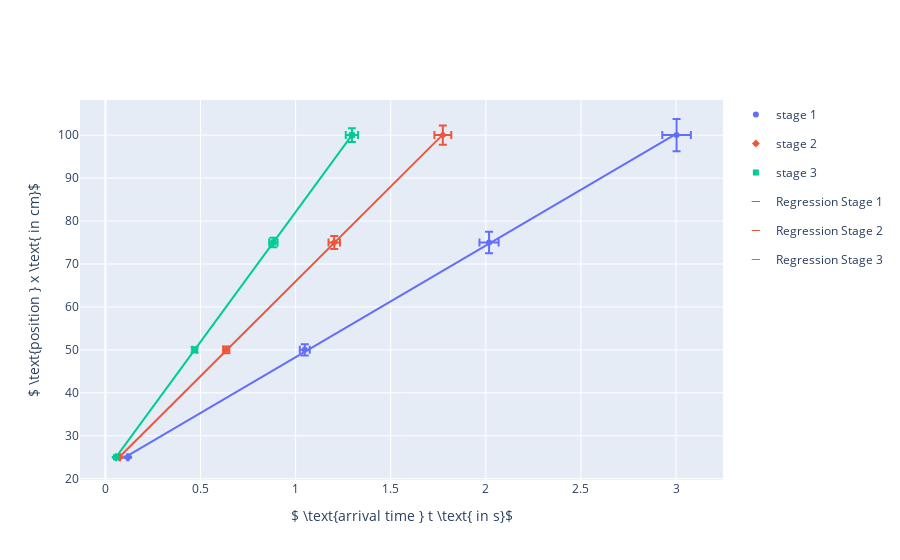

The notebook cell saved with this chart:
### Markdown cell above
### Q: Plot the position x(t) as a function of the arrival time based on the data 1.2 and 2.2. Calculate and plot the velocity v(t) based on the data 1.3 and 2.3.
>

### Code cell
#copy of original dataframe for separate plots
df_regression = df.copy()
df_error = df.copy()


#error-estimation df and plot
df_error['e_plus'] = df_error['arrival_time']/0.8
df_error['e_minus'] = df_error['arrival_time']/40

error_points = px.scatter(df_error, x='arrival_time', y='position', 
                          color ='stages',symbol = 'stages',
                          error_y = 'e_plus', error_x = 'e_minus')


#Regression df and trendline
df_regression = df_regression.replace({'stages' : { 'stage 1' : 'Regression Stage 1', 
                                                    'stage 2' : 'Regression Stage 2', 
                                                    'stage 3' : 'Regression Stage 3' }})

#Calculating Ordinary Least Squares regression
regression = px.scatter(df_regression, x='arrival_time', y='position', 
                        color='stages', trendline='ols') 
regression.update_traces(marker_symbol = 141)


figure_3 = go.Figure(data = error_points.data + regression.data)
figure_3.update_layout(xaxis_title = r'$ \text{arrival time } t \text{ in s}$',
                      yaxis_title = r'$ \text{position } x \text{ in cm}$')

figure_3.show()

### Figure 1 — Plotly figure (JSON) as saved in the notebook; plotly's stock layout.template omitted (floating-point values rounded to 4 significant figures)
{"data": [{"error_x": {"array": [0.00295, 0.0262, 0.05042, 0.07508]}, "error_y": {"array": [0.1475, 1.31, 2.521, 3.754]}, "hovertemplate": "stages=stage 1<br>arrival_time=%{x}<br>position=%{y}<extra></extra>", "legendgroup": "stage 1", "marker": {"color": "#636efa", "symbol": "circle"}, "mode": "markers", "name": "stage 1", "orientation": "v", "showlegend": true, "type": "scatter", "x": [0.118, 1.048, 2.017, 3.003], "xaxis": "x", "y": [25, 50, 75, 100], "yaxis": "y"}, {"error_x": {"array": [0.001875, 0.01588, 0.03008, 0.04435]}, "error_y": {"array": [0.09375, 0.7937, 1.504, 2.217]}, "hovertemplate": "stages=stage 2<br>arrival_time=%{x}<br>position=%{y}<extra></extra>", "legendgroup": "stage 2", "marker": {"color": "#EF553B", "symbol": "diamond"}, "mode": "markers", "name": "stage 2", "orientation": "v", "showlegend": true, "type": "scatter", "x": [0.075, 0.635, 1.203, 1.774], "xaxis": "x", "y": [25, 50, 75, 100], "yaxis": "y"}, {"error_x": {"array": [0.001375, 0.01172, 0.02208, 0.0324]}, "error_y": {"array": [0.06875, 0.5862, 1.104, 1.62]}, "hovertemplate": "stages=stage 3<br>arrival_time=%{x}<br>position=%{y}<extra></extra>", "legendgroup": "stage 3", "marker": {"color": "#00cc96", "symbol": "square"}, "mode": "markers", "name": "stage 3", "orientation": "v", "showlegend": true, "type": "scatter", "x": [0.055, 0.469, 0.883, 1.296], "xaxis": "x", "y": [25, 50, 75, 100], "yaxis": "y"}, {"hovertemplate": "stages=Regression Stage 1<br>arrival_time=%{x}<br>position=%{y}<extra></extra>", "legendgroup": "Regression Stage 1", "marker": {"color": "#636efa", "symbol": 141}, "mode": "markers", "name": "Regression Stage 1", "orientation": "v", "showlegend": true, "type": "scatter", "x": [0.118, 1.048, 2.017, 3.003], "xaxis": "x", "y": [25, 50, 75, 100], "yaxis": "y"}, {"hovertemplate": "<b>OLS trendline</b><br>position = 25.9722 * arrival_time + 22.334<br>R<sup>2</sup>=0.999826<br><br>stages=Regression Stage 1<br>arrival_time=%{x}<br>position=%{y} <b>(trend)</b><extra></extra>", "legendgroup": "Regression Stage 1", "marker": {"color": "#636efa", "symbol": 141}, "mode": "lines", "name": "Regression Stage 1", "showlegend": false, "type": "scatter", "x": [0.118, 1.048, 2.017, 3.003], "xaxis": "x", "y": [25.4, 49.55, 74.72, 100.3], "yaxis": "y"}, {"hovertemplate": "stages=Regression Stage 2<br>arrival_time=%{x}<br>position=%{y}<extra></extra>", "legendgroup": "Regression Stage 2", "marker": {"color": "#EF553B", "symbol": 141}, "mode": "markers", "name": "Regression Stage 2", "orientation": "v", "showlegend": true, "type": "scatter", "x": [0.075, 0.635, 1.203, 1.774], "xaxis": "x", "y": [25, 50, 75, 100], "yaxis": "y"}, {"hovertemplate": "<b>OLS trendline</b><br>position = 44.1298 * arrival_time + 21.8234<br>R<sup>2</sup>=0.999980<br><br>stages=Regression Stage 2<br>arrival_time=%{x}<br>position=%{y} <b>(trend)</b><extra></extra>", "legendgroup": "Regression Stage 2", "marker": {"color": "#EF553B", "symbol": 141}, "mode": "lines", "name": "Regression Stage 2", "showlegend": false, "type": "scatter", "x": [0.075, 0.635, 1.203, 1.774], "xaxis": "x", "y": [25.13, 49.85, 74.91, 100.1], "yaxis": "y"}, {"hovertemplate": "stages=Regression Stage 3<br>arrival_time=%{x}<br>position=%{y}<extra></extra>", "legendgroup": "Regression Stage 3", "marker": {"color": "#00cc96", "symbol": 141}, "mode": "markers", "name": "Regression Stage 3", "orientation": "v", "showlegend": true, "type": "scatter", "x": [0.055, 0.469, 0.883, 1.296], "xaxis": "x", "y": [25, 50, 75, 100], "yaxis": "y"}, {"hovertemplate": "<b>OLS trendline</b><br>position = 60.4302 * arrival_time + 21.6643<br>R<sup>2</sup>=1.000000<br><br>stages=Regression Stage 3<br>arrival_time=%{x}<br>position=%{y} <b>(trend)</b><extra></extra>", "legendgroup": "Regression Stage 3", "marker": {"color": "#00cc96", "symbol": 141}, "mode": "lines", "name": "Regression Stage 3", "showlegend": false, "type": "scatter", "x": [0.055, 0.469, 0.883, 1.296], "xaxis": "x", "y": [24.99, 50.01, 75.02, 99.98], "yaxis": "y"}], "layout": {"xaxis": {"title": {"text": "$ \\text{arrival time } t \\text{ in s}$"}}, "yaxis": {"title": {"text": "$ \\text{position } x \\text{ in cm}$"}}}}
